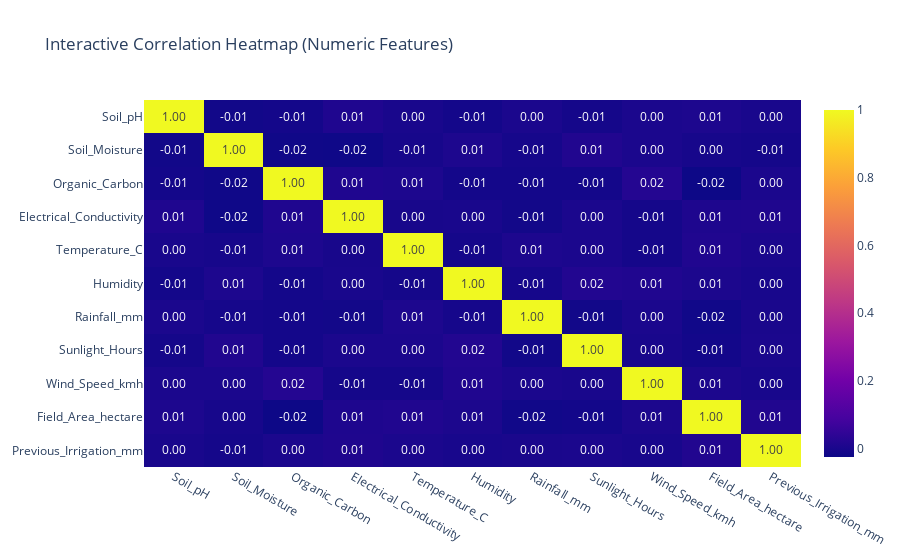

This figure's notebook cell:
### Markdown cell above
### *Interactive Plotly Heatmap (Numeric)*

### Code cell
fig = px.imshow(
    corr,
    text_auto=".2f",
    aspect="auto",
    title="Interactive Correlation Heatmap (Numeric Features)"
)
fig.show()

### Figure 1 — Plotly figure (JSON) as saved in the notebook; plotly's stock layout.template omitted (floating-point values rounded to 4 significant figures)
{"data": [{"coloraxis": "coloraxis", "hovertemplate": "x: %{x}<br>y: %{y}<br>color: %{z}<extra></extra>", "name": "0", "texttemplate": "%{z:.2f}", "type": "heatmap", "x": ["Soil_pH", "Soil_Moisture", "Organic_Carbon", "Electrical_Conductivity", "Temperature_C", "Humidity", "Rainfall_mm", "Sunlight_Hours", "Wind_Speed_kmh", "Field_Area_hectare", "Previous_Irrigation_mm"], "xaxis": "x", "y": ["Soil_pH", "Soil_Moisture", "Organic_Carbon", "Electrical_Conductivity", "Temperature_C", "Humidity", "Rainfall_mm", "Sunlight_Hours", "Wind_Speed_kmh", "Field_Area_hectare", "Previous_Irrigation_mm"], "yaxis": "y", "z": [[1.0, -0.01407, -0.01112, 0.01108, 0.0001292, -0.01124, 0.002967, -0.009298, 0.00263, 0.007726, -0.0005008], [-0.01407, 1.0, -0.01854, -0.02082, -0.005305, 0.006601, -0.005875, 0.01451, 0.00296, -0.004811, -0.009195], [-0.01112, -0.01854, 1.0, 0.01163, 0.007155, -0.01175, -0.01083, -0.01146, 0.02152, -0.02482, 0.003107], [0.01108, -0.02082, 0.01163, 1.0, -0.003715, -0.0002357, -0.01354, 0.003429, -0.009394, 0.009923, 0.01036], [0.0001292, -0.005305, 0.007155, -0.003715, 1.0, -0.008693, 0.007771, 0.002778, -0.008468, 0.01364, 0.003862], [-0.01124, 0.006601, -0.01175, -0.0002357, -0.008693, 1.0, -0.007395, 0.0164, 0.01321, 0.005647, -0.002175], [0.002967, -0.005875, -0.01083, -0.01354, 0.007771, -0.007395, 1.0, -0.01485, 0.003926, -0.01685, 0.0005296], [-0.009298, 0.01451, -0.01146, 0.003429, 0.002778, 0.0164, -0.01485, 1.0, -2.468e-06, -0.01249, 0.002206], [0.00263, 0.00296, 0.02152, -0.009394, -0.008468, 0.01321, 0.003926, -2.468e-06, 1.0, 0.00531, -0.002884], [0.007726, -0.004811, -0.02482, 0.009923, 0.01364, 0.005647, -0.01685, -0.01249, 0.00531, 1.0, 0.01494], [-0.0005008, -0.009195, 0.003107, 0.01036, 0.003862, -0.002175, 0.0005296, 0.002206, -0.002884, 0.01494, 1.0]]}], "layout": {"coloraxis": {"colorscale": [[0, "#0d0887"], [0.1111, "#46039f"], [0.2222, "#7201a8"], [0.3333, "#9c179e"], [0.4444, "#bd3786"], [0.5556, "#d8576b"], [0.6667, "#ed7953"], [0.7778, "#fb9f3a"], [0.8889, "#fdca26"], [1, "#f0f921"]]}, "title": {"text": "Interactive Correlation Heatmap (Numeric Features)"}, "xaxis": {"anchor": "y", "domain": [0, 1]}, "yaxis": {"anchor": "x", "autorange": "reversed", "domain": [0, 1]}}}
